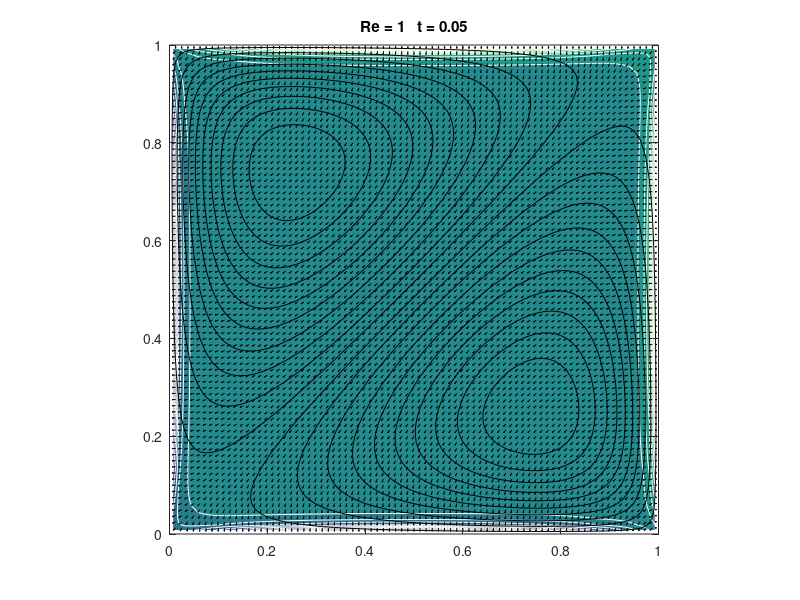

Write MATLAB code to recreate this figure.
function [U,V,f1,f2]=projection_force(nx, ny)
%MIT18086_NAVIERSTOKES
%    Solves the incompressible Navier-Stokes equations in a
%    rectangular domain with prescribed velocities along the
%    boundary. The solution method is finite differencing on
%    a staggered grid with implicit diffusion and a Chorin
%    projection method for the pressure.
%    Visualization is done by a colormap-isoline plot for
%    pressure and normalized quiver and streamline plot for
%    the velocity field.
%    The standard setup solves a lid driven cavity problem.

% 07/2007 by Benjamin Seibold
%            http://www-math.mit.edu/~seibold/
% Feel free to modify for teaching and learning.
%-----------------------------------------------------------------------
Re = 1;     % Reynolds number
dt = 1.25e-4;    % time step
tf = 0.5e-1;    % final time
lx = 1;       % width of box
ly = 1;       % height of box
if nargin < 1
nx = 80;      % number of x-gridpoints
end
if nargin < 1
ny = 80;      % number of y-gridpoints
end
nsteps = 10;  % number of steps with graphic output
%-----------------------------------------------------------------------
nt = ceil(tf/dt); dt = tf/nt;
x = linspace(0,lx,nx+1); hx = lx/nx;
y = linspace(0,ly,ny+1); hy = ly/ny;
[X,Y] = meshgrid(y,x);
xx = avg(avg(avg(X))')';
yy = avg(avg(avg(Y'))');
xxx = yy;
yyy = xx;
%-----------------------------------------------------------------------
% initial conditions
U = zeros(nx-1,ny); V = zeros(nx,ny-1);
% boundary conditions
uN = x*0;    vN = avg(x)*0;
uS = x*0;      vS = avg(x)*0;
uW = avg(y)*0; vW = y*0;
uE = avg(y)*0; vE = y*0;
%-----------------------------------------------------------------------
Ubc = dt/Re*([2*uS(2:end-1)' zeros(nx-1,ny-2) 2*uN(2:end-1)']/hx^2+...
      [uW;zeros(nx-3,ny);uE]/hy^2);
Vbc = dt/Re*([vS' zeros(nx,ny-3) vN']/hx^2+...
      [2*vW(2:end-1);zeros(nx-2,ny-1);2*vE(2:end-1)]/hy^2);

fprintf('initialization')
Lp = kron(speye(ny),K1(nx,hx,1))+kron(K1(ny,hy,1),speye(nx));
Lp(1,1) = 3/2*Lp(1,1);
perp = symamd(Lp); Rp = chol(Lp(perp,perp)); Rpt = Rp';
Lu = speye((nx-1)*ny)+dt/Re*(kron(speye(ny),K1(nx-1,hx,2))+...
     kron(K1(ny,hy,3),speye(nx-1)));
peru = symamd(Lu); Ru = chol(Lu(peru,peru)); Rut = Ru';
Lv = speye(nx*(ny-1))+dt/Re*(kron(speye(ny-1),K1(nx,hx,3))+...
     kron(K1(ny-1,hy,2),speye(nx)));
perv = symamd(Lv); Rv = chol(Lv(perv,perv)); Rvt = Rv';
Lq = kron(speye(ny-1),K1(nx-1,hx,2))+kron(K1(ny-1,hy,2),speye(nx-1));
perq = symamd(Lq); Rq = chol(Lq(perq,perq)); Rqt = Rq';

fprintf(', time loop\n--20%%--40%%--60%%--80%%-100%%\n')
for k = 1:nt
   % J boundary conditions:
   t = k*dt;
   uN = x*0;      vN = (avg(x).^2-avg(x))*t;
   uS = x*0;      vS = (avg(x).^2-avg(x))*t;
   uW = (avg(y).^2-avg(y))*t; vW = y*0;
   uE = (avg(y).^2-avg(y))*t; vE = y*0;
   % treat nonlinear terms
   gamma = min(1.2*dt*max(max(max(abs(U)))/hx,max(max(abs(V)))/hy),1);
   Ue = [uW;U;uE]; Ue = [2*uS'-Ue(:,1) Ue 2*uN'-Ue(:,end)];
   Ve = [vS' V vN']; Ve = [2*vW-Ve(1,:);Ve;2*vE-Ve(end,:)];
   Ua = avg(Ue')'; Ud = diff(Ue')'/2;
   Va = avg(Ve);   Vd = diff(Ve)/2;
   UVx = diff(Ua.*Va-gamma*abs(Ua).*Vd)/hx;
   UVy = diff((Ua.*Va-gamma*Ud.*abs(Va))')'/hy;
   Ua = avg(Ue(:,2:end-1));   Ud = diff(Ue(:,2:end-1))/2;
   Va = avg(Ve(2:end-1,:)')'; Vd = diff(Ve(2:end-1,:)')'/2;
   U2x = diff(Ua.^2-gamma*abs(Ua).*Ud)/hx;
   V2y = diff((Va.^2-gamma*abs(Va).*Vd)')'/hy;
   U = U-dt*(UVy(2:end-1,:)+U2x);
   V = V-dt*(UVx(:,2:end-1)+V2y);

   %J force definition:
   f1 = (yyy.^2-yyy)+(xx.^2-xx).*(2*yyy-1)*(t^2)-2*t;
   f2 = (xxx.^2-xxx)+(yy.^2-yy).*(2*xxx-1)*(t^2)-2*t;
%    f1 = 0;
%    f2 = 0;
   % implicit viscosity
   rhs = reshape(U+Ubc+dt*f1,[],1);
   u(peru) = Ru\(Rut\rhs(peru));
   U = reshape(u,nx-1,ny);
   rhs = reshape(V+Vbc+dt*f2,[],1);
   v(perv) = Rv\(Rvt\rhs(perv));
   V = reshape(v,nx,ny-1);
   
   % pressure correction
   rhs = reshape(diff([uW;U;uE])/hx+diff([vS' V vN']')'/hy,[],1);
   p(perp) = -Rp\(Rpt\rhs(perp));
   P = reshape(p,nx,ny);
   U = U-diff(P)/hx;
   V = V-diff(P')'/hy;
   
   
   % visualization
   if floor(25*k/nt)>floor(25*(k-1)/nt), fprintf('.'), end
   if k==1|floor(nsteps*k/nt)>floor(nsteps*(k-1)/nt)
      % stream function
      rhs = reshape(diff(U')'/hy-diff(V)/hx,[],1);
      q(perq) = Rq\(Rqt\rhs(perq));
      Q = zeros(nx+1,ny+1);
      Q(2:end-1,2:end-1) = reshape(q,nx-1,ny-1);
      clf, contourf(avg(x),avg(y),P',20,'w-'), hold on
      contour(x,y,Q',20,'k-');
      Ue = [uS' avg([uW;U;uE]')' uN'];
      Ve = [vW;avg([vS' V vN']);vE];
      Len = sqrt(Ue.^2+Ve.^2+eps);
      quiver(x,y,(Ue./Len)',(Ve./Len)',.4,'k-')
      hold off, axis equal, axis([0 lx 0 ly])
      p = sort(p); caxis(p([8 end-7]))
      title(sprintf('Re = %0.1g   t = %0.2g',Re,k*dt))
      drawnow
      uu =  Ue';
      vv = Ve';
   end
end
fprintf('\n')

%=======================================================================

function B = avg(A,k)
if nargin<2, k = 1; end
if size(A,1)==1, A = A'; end
if k<2, B = (A(2:end,:)+A(1:end-1,:))/2; else, B = avg(A,k-1); end
if size(A,2)==1, B = B'; end

function A = K1(n,h,a11)
% a11: Neumann=1, Dirichlet=2, Dirichlet mid=3;
A = spdiags([-1 a11 0;ones(n-2,1)*[-1 2 -1];0 a11 -1],-1:1,n,n)'/h^2;
